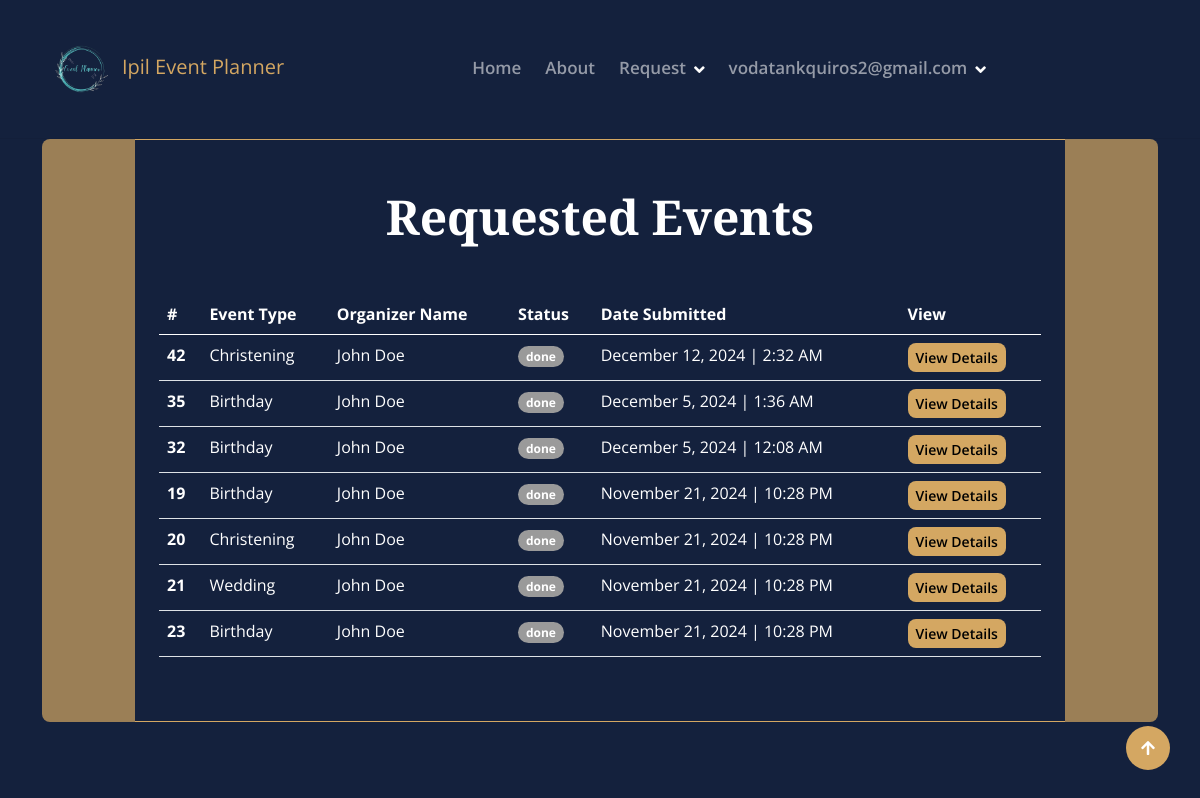
/client/request_done.php (signed in), run on the app's committed database.
### tables this page shows
CREATE TABLE `client_request_form` (
  `id` int(11) NOT NULL,
  `client_form_id` int(11) NOT NULL,
  `client_id` int(11) NOT NULL,
  `organizer_id` int(11) NOT NULL,
  `event_type` int(11) NOT NULL,
  `status` varchar(255) NOT NULL DEFAULT 'pending',
  `date_start` varchar(255) NOT NULL,
  `date_end` varchar(255) NOT NULL,
  `date_created` datetime NOT NULL DEFAULT current_timestamp()
);

CREATE TABLE `event_types` (
  `event_type_id` int(11) NOT NULL,
  `event_name` varchar(255) NOT NULL,
  `event_image` varchar(255) NOT NULL
);

CREATE TABLE `users` (
  `user_id` int(11) NOT NULL,
  `full_name` varchar(255) NOT NULL,
  `company_name` varchar(255) NOT NULL,
  `birthday` date NOT NULL,
  `age` int(11) NOT NULL,
  `gender` varchar(255) NOT NULL,
  `civil_status` varchar(255) NOT NULL,
  `address` varchar(255) NOT NULL,
  `contact` int(11) NOT NULL,
  `username` varchar(255) NOT NULL,
  `status` enum('approved','pending','denied') NOT NULL DEFAULT 'pending',
  `email` varchar(255) NOT NULL,
  `password` varchar(255) NOT NULL,
  `profile_pic` varchar(255) NOT NULL,
  `facebook` varchar(255) NOT NULL,
  `valid_id` varchar(255) NOT NULL,
  `user_type` varchar(255) NOT NULL,
  `user_plan_id` int(11) NOT NULL,
  `date_created` datetime NOT NULL DEFAULT current_timestamp()
);

### client/request_done.php (the view, shortened to what this page needs)
<?php include '../connection/conn.php'; ?>
<!DOCTYPE html>
<html lang="en" style=" background-color: #14213d;">
<?php include 'includes/head.php'; ?>
<body style=" background-color: #14213d;">
    <?php include 'includes/topbar.php'; ?>
    <div class="container" style=" background-color: #14213d;">
        <div class="row g-0">
            <div class="col-1">
                <div class="img-fluid h-100 w-100 rounded-start"
                    style="object-fit: cover; opacity: 0.7; background-color: #d4a762; "> </div>
            </div>
            <div class="col-10">
                <div class="border-bottom border-top border-primary bg-light py-5 px-4">
                    <div class="text-center">
                        <h1 class="display-5 mb-5">Requested Events</h1>
                    </div>
                    <?php
                    $user_id = $_SESSION['id'];
                    $query = "
                            SELECT
                                et.event_name, u.full_name, crf.status, crf.id, et.event_type_id, crf.date_created
                            FROM client_request_form AS crf
                            LEFT JOIN birthday_client_form AS bcf ON crf.client_form_id = bcf.id
                            LEFT JOIN wedding_form AS wf ON crf.client_form_id = wf.id
                            LEFT JOIN christening_form AS cf ON crf.client_form_id = cf.id
                            INNER JOIN event_types AS et ON crf.event_type = et.event_type_id
                            INNER JOIN users AS u ON crf.organizer_id = u.user_id
                            WHERE (bcf.id IS NOT NULL OR wf.id IS NOT NULL OR cf.id IS NOT NULL)
                            AND crf.status = 'done' AND crf.client_id = $user_id
                            ORDER BY crf.date_created DESC";
                    $result = mysqli_query($conn, $query);
                    ?>
                    <div class="overflow-auto">
                        <table class="table">
                            <thead>
                                <tr>
                                    <th scope="col">#</th>
                                    <th scope="col">Event Type</th>
                                    <th scope="col">Organizer Name</th>
                                    <th scope="col">Status</th>
                                    <th scope="col">Date Submitted</th>
                                    <th scope="col">View</th>
                                </tr>
                            </thead>
                            <tbody>
                                <?php if (mysqli_num_rows($result) > 0): ?>
                                    <?php while ($row = mysqli_fetch_assoc($result)): ?>
                                        <tr>
                                            <th scope="row"><?php echo $row['id']; ?></th>
                                            <td><?php echo htmlspecialchars($row['event_name']); ?></td>
                                            <td><?php echo htmlspecialchars($row['full_name']); ?></td>
                                            <td>
                                                <?php
                                                $badge_class = '';
                                                switch ($row['status']) {
                                                    default:
                                                        $badge_class = 'bg-secondary';
                                                        break;
                                                }
                                                echo '<span class="badge rounded-pill ' . $badge_class . '">' . htmlspecialchars($row['status']) . '</span>';
                                                ?>
                                            </td>
                                            <td><?php echo date('F j, Y | g:i A', strtotime($row['date_created'])); ?></td>
                                            <td>
                                                <a href="form_details.php?id=<?php echo $row['id']; ?>&event_type=<?php echo $row['event_type_id']; ?>"
                                                    class="btn btn-primary btn-sm">View Details</a>
                                            </td>
                                        </tr>
                                    <?php endwhile; ?>
                                <?php else: ?>
                                    <tr>
                                        <td colspan="6" class="text-center">No data available</td>
                                    </tr>
                                <?php endif; ?>
                            </tbody>
                        </table>
                    </div>
                </div>
            </div>
            <div class="col-1">
                <div class="img-fluid h-100 w-100 rounded-end"
                    style="object-fit: cover; opacity: 0.7;  background-color: #d4a762;"></div>
            </div>
        </div>
    </div>
    <a href="#" class="btn btn-md-square btn-primary rounded-circle back-to-top"><i class="fa fa-arrow-up"></i></a>
</body>
</html>

### client/css/style.css (style rules this page uses)
.back-to-top { position: fixed; right: 30px; bottom: 30px; z-index: 99; }
h1, h2, h3, .h1, .h2, .h3 { font-weight: 400 !important; font-family: "Libre Baskerville", serif !important; }
.btn.btn-primary { border: 0; }
.btn { font-weight: 600; transition: .5s; }
.btn-md-square { width: 44px; height: 44px; }
.btn-square, .btn-sm-square, .btn-md-square, .btn-lg-square { padding: 0; display: flex; align-items: center; justify-content: center; font-weight: normal; }

### client/includes/topbar.php (style rules this page uses)
h1, h2, h3, .h1, .h2, .h3 { font-family: "Libre Baskerville", serif !important; font-weight: 700 !important; font-style: normal; color: #ffffff !important; }
.bg-light { background-color: #14213d !important; }
*, *::before, *::after { box-sizing: border-box; color: #ffffff; }

### data on the page
client_request_form: id "42", event_types.event_name "Christening", users.full_name "John Doe", status "done", date_created "December 12, 2024 | 2:32 AM"
client_request_form: id "35", event_types.event_name "Birthday", users.full_name "John Doe", status "done", date_created "December 5, 2024 | 1:36 AM"
client_request_form: id "32", event_types.event_name "Birthday", users.full_name "John Doe", status "done", date_created "December 5, 2024 | 12:08 AM"
client_request_form: id "19", event_types.event_name "Birthday", users.full_name "John Doe", status "done", date_created "November 21, 2024 | 10:28 PM"
client_request_form: id "20", event_types.event_name "Christening", users.full_name "John Doe", status "done", date_created "November 21, 2024 | 10:28 PM"
client_request_form: id "21", event_types.event_name "Wedding", users.full_name "John Doe", status "done", date_created "November 21, 2024 | 10:28 PM"
client_request_form: id "23", event_types.event_name "Birthday", users.full_name "John Doe", status "done", date_created "November 21, 2024 | 10:28 PM"

### other printed values
$_SESSION['email'] "vodatankquiros2@gmail.com"
